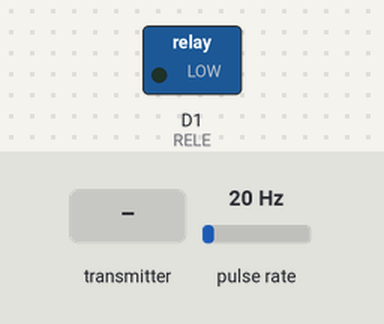
A sketch run on a simulated ESP8266 (NodeMCU). Shown: switched loads named in the sketch (green lamp = pin HIGH). Wiring (inferred from the names in the program): pulse sensor: data D2. The test bench sets the inputs (shaded band); at power-on: pulse rate 20 Hz.

Above: at 1.2 s.
1.3 s: the transmitter starts sending valvula = 1
At 2.2 s:
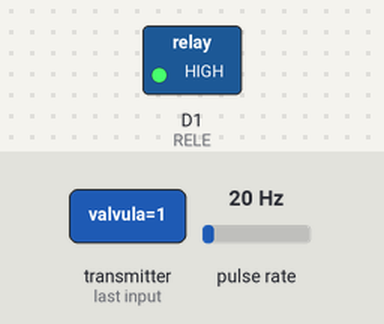
2.8 s: the transmitter starts sending valvula = 0
At 3.4 s:
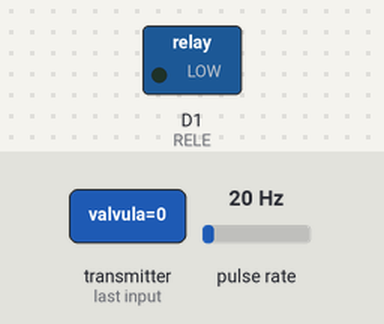
Timing chart, 0 to 5.8 s (numbered marks = the images above; inputs shaded):
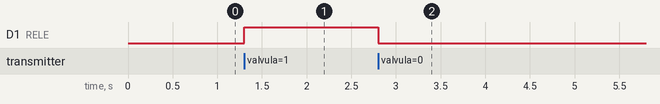

The sketch:

codigo2.ino
```cpp
/* * * * * * * * * * * * * * * * * * * * * * * * * * * * * * * *
   Instituto Federal de Santa Catarina - Fpolis
   Projeto: Detecção de vazamento de água
   Alunos: Greicili dos Santos Ferreira e Matheus Locatelli
   Curso: Engenharia Eletrônica
   Disciplina: Projeto Integrador II
   Professores: Luiz Alberto de Azevedo e Renan Augusto Starke
 * * * * * * * * * * * * * * * * * * * * * * * * * * * * * * * */

#include <ESP8266WiFi.h>
#include <espnow.h>


uint8_t broadcastAddress[] = {0x18, 0xFE, 0x34, 0xD6, 0x78, 0x4D}; //Endereço MAC do ESP Central

#define RELE D1 // Definindo o pino do Relé
#define flow_pin D2 // Definindo o pino do sensor

//Definindo variáveis
float flowRate;    //Este é o valor que pretende-se calcular o fluxo
volatile int count; // Contagem dos pulsos

//Definindo variáveis para a detecção do vazamento
bool controle_fluxo_anterior = 0;  // Para controlar o início da contagem para detectar vazamento
float flowRate_anterior; // Armazena o fluxo anterior
unsigned long contagem_vazamento; // Tempo de vazamento
unsigned long contagem_vazamento_inicial; //Tempo de inicio do vazamento

/*Para receber */
float tempo_vazamento = 60000; // Definiu-se inicialmente 1 min de fluxo constante para a detecção do vazamento
bool valvula; // Estado da válvula

/*Para enviar*/
char nome[20] = "ESP8266-Sensor"; // Armazenar o nome do sensor
bool vazamento_detectado = 0;
float quantidade_vazamento_acumulado = 0;
float quantidade_vazamento = 0;

/*Struct para o recebimento dos dados entre os ESPs*/
typedef struct dados_recebidos {
  float tempo_vazamento;
  bool valvula;
} dados_recebidos_t;

/*Struct para o envio dos dados entre os ESPs*/
typedef struct dados_envio {
  char nome[20];
  bool vazamento_detectado;
  float vazao_sensor;
  float quantidade_vazamento;
  float quantidade_vazamento_acumulado;
} dados_envio_t;

//Criando uma variável do tipo de cada struct
dados_envio_t enviados;
dados_recebidos_t recebidos;


//Função chamada quando envia o dado para o ESP-Central
void OnDataSent( uint8_t *mac_addr, uint8_t sendStatus) {
  //Serial.print("\r\nLast Packet Send Status:\t");
  //Serial.println(sendStatus == 1 ? "Delivery Success" : "Delivery Fail");
}

//Função chamada quando recebe o dado do ESP-Central
void OnDataRecv(uint8_t * mac, uint8_t *incomingData, uint8_t len) {
  memcpy(&recebidos, incomingData, sizeof(recebidos));

  tempo_vazamento = recebidos.tempo_vazamento;
  valvula = recebidos.valvula;
}

//Função para a contagem de pulsos do sensor
void ICACHE_RAM_ATTR Flow()
{
  count++;
}

void setup() {
  // Inicializando a porta serial
  Serial.begin(115200);

  // Definindo o dispositivo como uma estação WiFi
  WiFi.mode(WIFI_STA);

  // Inicializando o ESP-NOW
  if (esp_now_init() != 0) {
    Serial.println("Error initializing ESP-NOW");
    return;
  }
  //Configuração para o ESP-NOW; Utiliza-se COMBO para definir que os ESPs recebem e transmitem dados
  esp_now_set_self_role(ESP_NOW_ROLE_COMBO);
  esp_now_register_send_cb(OnDataSent);

  // Registrando peer
  esp_now_add_peer(broadcastAddress, ESP_NOW_ROLE_COMBO, 1, NULL, 0);

  // Registrando a função que será chamada quando for identificado o recebimento de um dado
  esp_now_register_recv_cb(OnDataRecv);

  //Definindo o tipo dos pinos
  pinMode(RELE, OUTPUT); //Pino em que o rele está conectado
  pinMode(flow_pin, INPUT); //Pino em que o sensor está conectado

  attachInterrupt(digitalPinToInterrupt(flow_pin), Flow, RISING);  //Configura o interruptor 0 (pino D2 do ESP8266) para rodar a função "Flow"
  interrupts();   //Habilita o interrupção no ESP

  //Definindo valores iniciais nas variáveis
  count = 0;
}


const unsigned long periodo_tarefa_fluxo = 1000;
unsigned long tempo_tarefa_fluxo = millis();

/* Tarefa_fluxo: realizar os cálculos do fluxo*/
void tarefa_fluxo() {

  /* Obtém-se o tempo atual */
  unsigned long tempo_atual = millis();

  /* Enviar os dados a cada 1 segundo (periodo da tarefa) */
  if (tempo_atual - tempo_tarefa_fluxo > periodo_tarefa_fluxo) {
    tempo_tarefa_fluxo = tempo_atual;

    //Cálculos matemáticos
    flowRate = (count * 2.25);        //Conta os pulsos no último segundo e multiplica por 2,25mL, que é a vazão de cada pulso
    flowRate = flowRate * 60;        //Converte segundos em minutos, tornando a unidade de medida mL/min
    flowRate = flowRate / 1000;     //Converte mL em litros, tornando a unidade de medida L/min

    count = 0;      // Reseta o contador para iniciarmos a contagem em 0 novamente

    //flowRate = 36.2;


    //Armazenar valor anterior
    if (controle_fluxo_anterior == 0)
    {
      flowRate_anterior = flowRate;
      contagem_vazamento_inicial = millis();
    }

    //Verifica a presença de um fluxo constante
    if ((flowRate != 0) and (flowRate_anterior - 0.2 < flowRate) and (flowRate < flowRate_anterior + 0.2))
    {
      contagem_vazamento = millis() - contagem_vazamento_inicial;
      controle_fluxo_anterior = 1;
    }
    else
    {
      controle_fluxo_anterior = 0;
      contagem_vazamento = 0;
      vazamento_detectado = 0;
      quantidade_vazamento_acumulado += quantidade_vazamento;
      quantidade_vazamento = 0;
    }
    //Verifica se o tempo de vazamento definido pelo usuário foi alcançado
    if (contagem_vazamento > tempo_vazamento) {
      vazamento_detectado = 1;
      quantidade_vazamento = (flowRate * contagem_vazamento) / 60000;
      //Serial.println("vazamento detectado");
    }
  }
}

const unsigned long periodo_tarefa_envio = 300;
unsigned long tempo_tarefa_envio = millis();

//Função para enviar os dados para o ESP CENTRAL
void tarefa_envio_dados() {
  unsigned long tempo_atual_envio = millis();

  //Enviar os dados ao ESP-Central a cada 300 milissegundos
  if (tempo_atual_envio - tempo_tarefa_envio >= periodo_tarefa_envio) {
    tempo_tarefa_envio = tempo_atual_envio;

    //Definindo os valores a serem enviados
    strncpy(enviados.nome, nome , 20);
    enviados.vazamento_detectado = vazamento_detectado;
    enviados.vazao_sensor = flowRate;
    enviados.quantidade_vazamento = quantidade_vazamento;
    enviados.quantidade_vazamento_acumulado = quantidade_vazamento_acumulado;

    // Enviando os dados via ESP-NOW
    esp_now_send(broadcastAddress, (uint8_t *) &enviados, sizeof(enviados));
  }
}

void loop() {
  /* Chama as funções */
  tarefa_fluxo();
  tarefa_envio_dados();

  /* Controle da Válvula */
  if (valvula == 1)
    digitalWrite(RELE, HIGH);

  else
    digitalWrite(RELE, LOW);
}
```

Measured:
- after the input at 1.3 s, D1 (RELE): LOW → HIGH at once
- after the input at 2.8 s, D1 (RELE): HIGH → LOW at once
